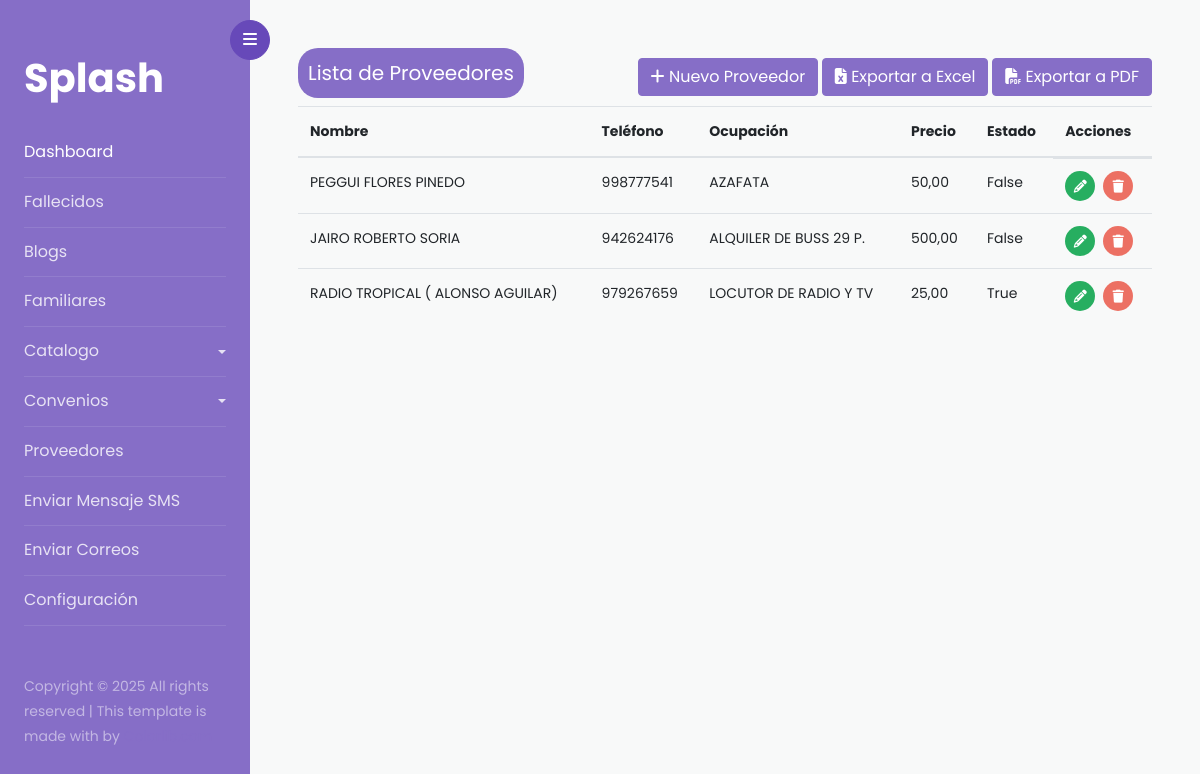
The app's page /proveedores/list-proveedores with its own data.
### proveedores/models.py (models this page shows)
class ProveedoresModels(models.Model):
    name_proveedores = models.CharField(max_length=255)
    telephone =  models.IntegerField()
    ocupation =  models.CharField(max_length=255)
    price =  models.DecimalField(max_digits=10, decimal_places=2)
    hours_work = models.CharField(max_length=155)
    date_add = models.DateTimeField(auto_now_add=True)
    state = models.BooleanField(default=True)
    class Meta:
        verbose_name = 'Proveedor'
        verbose_name_plural = 'Proveedores'

### proveedores/views.py (the view)
# urls.py: path('list-proveedores', ListProveedores ,name='list-proveedores'),
def ListProveedores(request):
    context_provedores =  ProveedoresModels.objects.all()
    return render(request, 'index-proveedores.html', {'proveedores': context_provedores})

### proveedores/templates/index-proveedores.html
{% extends 'index.html' %}
{% load static %}
{% block content %}
<div class="flex-content-modal">
    <h5 class="title-list-table">Lista de Proveedores</h5>
    <div>
        <a href="{%  url 'proveedores:create-proveedores' %}" class="btn btn-primary">
            <i class="fas fa-plus"></i> Nuevo Proveedor
        </a>
        <a href="{% url 'proveedores:exportar-proveedores-xml' %}" class="btn btn-primary">
            <i class="fas fa-file-excel"></i> Exportar a Excel
        </a>
        <a href="{% url 'proveedores:exportar-proveedores' %}" class="btn btn-primary">
            <i class="fas fa-file-pdf"></i> Exportar a PDF
        </a>
    </div>
</div>
<table class="table table-hover">
    <thead>
        <tr>
            <th>Nombre</th>
            <th>Teléfono</th>
            <th>Ocupación</th>
            <th>Precio</th>
            <th>Estado</th>
            <th>Acciones</th>
        </tr>
    </thead>
    <tbody>
        {% for i in proveedores %}
        <tr>
            <td>{{ i.name_proveedores | upper }}</td>
            <td>{{ i.telephone }}</td>
            <td>{{ i.ocupation | upper }}</td>
            <td>{{ i.price }}</td>
            <td>{{ i.state }}</td>
            <td class="td-actions">
                <a href="{% url 'proveedores:update-proveedores' i.id %}">
                    <i class="fa-solid fa-pencil"></i>
                </a>
                <a href="{% url 'proveedores:delete-proveedores' i.id %}">
                    <i class="fa-solid fa-trash"></i>
                </a>
            </td>
        </tr>
        {% empty %}
        <tr>
            <td colspan="6" class="text-center">No hay proveedores registrados</td>
        </tr>
        {% endfor %}
    </tbody>
</table>
{% endblock %}

### static/css/style-fallecido.css (style rules this page uses)
* { margin: 0px; padding: 0px; }
h5.title-list-table { background-color: #866ec7; color: #FFF; width: max-content; padding: 10px; border-radius: 20px; }
td.td-actions { display: flex; gap: 0.5rem; flex-wrap: wrap; }
i.fa-pencil { background-color: #27ae60; }
i.fa-trash { background-color: var(--gender-female); }
i.fa-pencil, i.fa-trash, i.fa-eye, i.fa-cross { height: 30px; width: 30px; border-radius: 50% 50%; color: #FFF; display: flex; justify-content: center; align-items: center; font-size: 13px; }

### static/css/style-modal.css (style rules this page uses)
div.flex-content-modal { display: flex; justify-content: space-between; align-items: center; }

### records on screen
ProveedoresModels: name_proveedores "PEGGUI FLORES PINEDO", telephone "998777541", ocupation "AZAFATA", price "50,00", state "False"
ProveedoresModels: name_proveedores "JAIRO ROBERTO SORIA", telephone "942624176", ocupation "ALQUILER DE BUSS 29 P.", price "500,00", state "False"
ProveedoresModels: name_proveedores "RADIO TROPICAL ( ALONSO AGUILAR)", telephone "979267659", ocupation "LOCUTOR DE RADIO Y TV", price "25,00", state "True"
